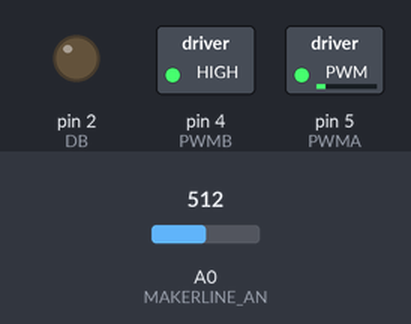
Recording of a sketch running on a simulated Arduino Uno, built with avr-gcc and run on an emulated ATmega328P. Parts: switched loads named in the sketch (green lamp = pin HIGH), output pins drawn as LEDs (lit = HIGH). Inputs (shaded band) come from the test bench; at power-on: A0 (MAKERLINE_AN) = 512. What the sketch prints to the serial monitor is not drawn.

Above: at 3.2 s.
3.3 s: A0 (MAKERLINE_AN) set to 716
4.8 s: A0 (MAKERLINE_AN) set to 540
6.3 s: A0 (MAKERLINE_AN) set to 511
At 6.8 s:
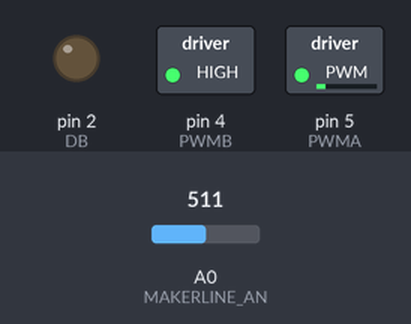
7.8 s: A0 (MAKERLINE_AN) set to 495
At 9.0 s:
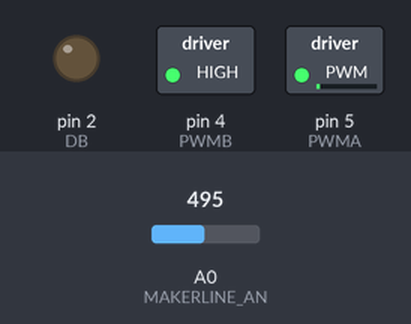
9.3 s: A0 (MAKERLINE_AN) set to 472
At 10.2 s:
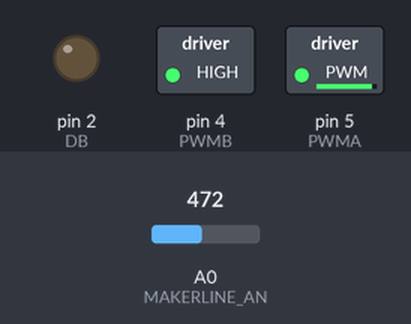
10.8 s: A0 (MAKERLINE_AN) set to 560
At 11.4 s:
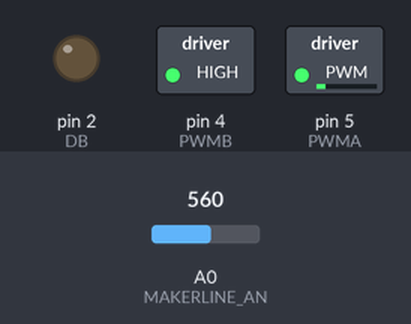
Timing chart, 0 to 13.3 s (numbered marks = the images above; inputs shaded):
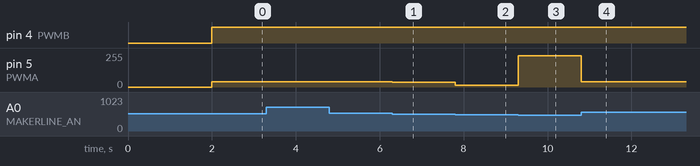

The sketch:

LineTracer_NewCodePID.ino
```cpp
#define MAKERLINE_AN  A0

#define MAX_SPEED 550

int PWMA = 5; //motor kiri
int PWMB = 4; //motor kanan
int DA = 0; //motor kiri
int DB = 2; //motor kanan

int motorB ; // motor kanan
int motorA ; // motor kiri

float Kp = 1.5; //ubah
float Kd = 5.0; //ubah

int adcMakerLine = 0;
int adcSetPoint = 0;
int proportional = 0;
int lastProportional = 0;
int derivative = 0;
int powerDifference = 0;
int motorLeft = 0;
int motorRight = 0;
unsigned long currentMillis = 0;
unsigned long previousMillis = 0;
const int interval = 10;

void setup()
{
  pinMode(MAKERLINE_AN, INPUT);
  // analogReadResolution(10);

  pinMode(PWMA, OUTPUT);
  pinMode(PWMB, OUTPUT);
  pinMode(DA, OUTPUT);
  pinMode(DB, OUTPUT);

  analogWrite(PWMA, 0);
  digitalWrite(DA, 0);
  analogWrite(PWMB, 0);
  digitalWrite(DB, 0);

  Serial.begin(115200);
  Serial.println("NodeMCU PD Line Following Robot with Maker Line");

  // Place robot at the center of line
  adcSetPoint = analogRead(MAKERLINE_AN);
  delay(2000);
}

void loop() {

  //--------LFR--------------

  adcMakerLine = analogRead(MAKERLINE_AN);

  proportional = adcMakerLine - adcSetPoint;

  derivative = proportional - lastProportional;

  lastProportional = proportional;

  powerDifference = (proportional * Kp) + (derivative * Kd);


  motorLeft = MAX_SPEED + powerDifference;
  motorRight = MAX_SPEED - powerDifference;

  motorLeft = constrain(motorLeft, 0, MAX_SPEED);
  motorRight = constrain(motorRight, 0, MAX_SPEED);

  digitalWrite(DA, LOW); //FORWARD
  analogWrite(PWMA, motorLeft);
  digitalWrite(DB, LOW); //FORWARD
  analogWrite(PWMB, motorRight);

}
```

Measured:
- the behaviour switches between 487 and 486 on A0 (MAKERLINE_AN) (found by bisection; images 2 and 3)
- after the input at 6.3 s, pin 5 (PWMA): 38/255 → 37/255 at once
- after the input at 7.8 s, pin 5 (PWMA): 37/255 → 13/255 at once
- after the input at 9.3 s, pin 5 (PWMA): 13/255 → 234/255 at once
- after the input at 10.8 s, pin 5 (PWMA): 234/255 → 38/255 at once
